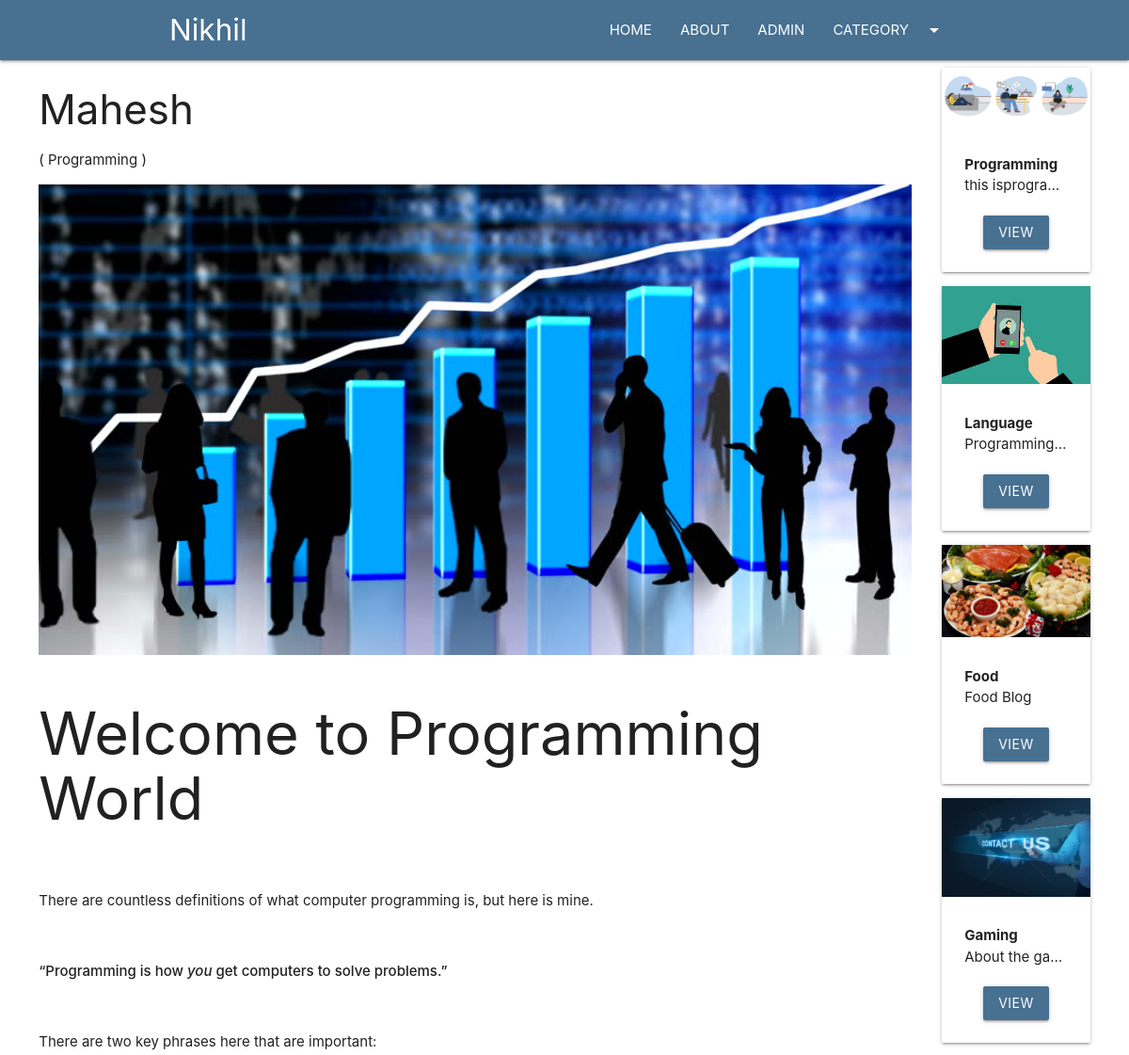
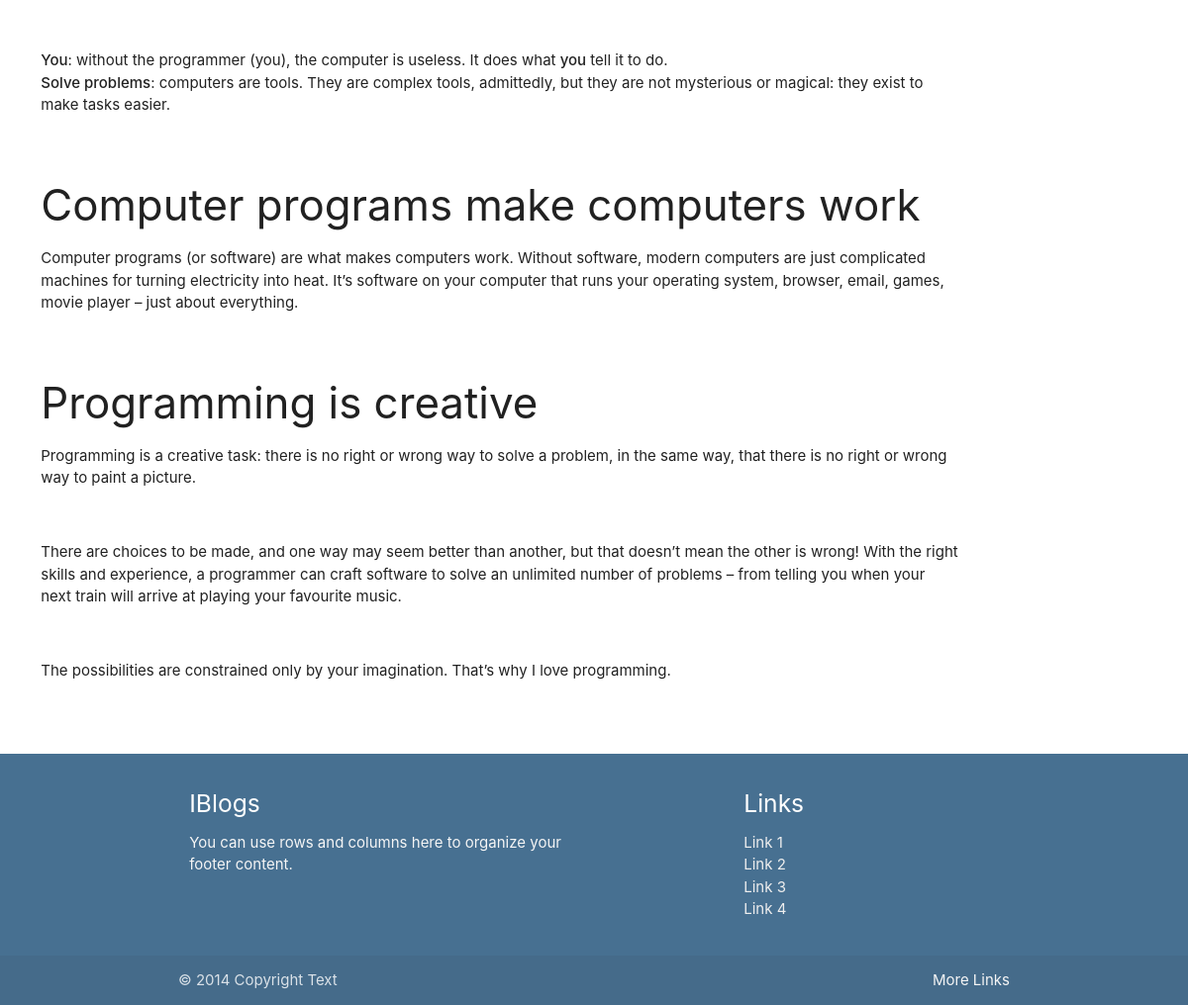
/blog/maheshbabu, run on the app's committed database (2 pictures, top to bottom).
### iblog/models.py (models this page shows, shortened)
class Post(models.Model):
    post_id = models.AutoField(primary_key=True)
    title = models.CharField(max_length=200)
    content = HTMLField()
    url = models.CharField(max_length=100)
    cat = models.ForeignKey(Category, on_delete=models.CASCADE)
    image = models.ImageField(upload_to='post/')
    def __str__(self):
        return self.title

class Category(models.Model):
    cat_id = models.AutoField(primary_key=True)
    title = models.CharField(max_length=100)
    description = models.TextField()
    url = models.CharField(max_length=100)
    image = models.ImageField(upload_to='category/')
    add_date = models.DateTimeField(auto_now_add=True, null=True)

### iblog/views.py (the view)
# urls.py: path('blog/<slug:url>', post),
def post(request, url):
    post = Post.objects.get(url=url)
    cats = Category.objects.all()
    print(post)
    return render(request, 'posts.html', {'post': post, 'cats': cats})

### templates/posts.html (shortened to what this page needs)
{%extends 'base.html' %}
{%block content%}
<div class="container-custom">
    <div class="row">
        <div class="col s12 m10">
            <h3>{{post.title}}</h3>
            <p>( {{post.cat.title}} )</p>
            <img src="/media/{{post.image}}" class="responsive-img" style="width: 100%; height: 500px; object-fit: cover"; alt="">
            <br>
            <p>
                {{post.content|safe}}
            </p>
        </div>
        <div class="col s12 m2">
            {% for cat in cats %}
            <div class="card item" style="margin-left:10px;">
                <div class="img-container">
                    <img src="/media/{{cat.image}}" class="responsive-img" alt="">
                </div>
                <div class="card-content">
                    <b>
                        {{cat.title}}
                    </b>
                    <p class="truncate">{{cat.description}}</p>
                    <div class="container center-align mt20">
                        <a href="/category/{{cat.url}}" class="btn bg-primary">VIEW</a>
                    </div>
                </div>
            </div>
            {%endfor%}
        </div>
    </div>
</div>
{%endblock%}

### templates/base.html (shortened to what this page needs)
<!DOCTYPE html>
<html lang="en">
<head>
    <link rel="stylesheet" href="https://cdnjs.cloudflare.com/ajax/libs/materialize/1.0.0/css/materialize.min.css">
    {% load static %}
    <link rel="stylesheet" href="{% static 'css/style.css'%}">
    <link rel="stylesheet" href="{% static 'css/owl.carousel.min.css'%}">
    <link rel="stylesheet" href="{% static 'css/owl.theme.default.min.css'%}">
</head>
<body>
{%include 'header.html' %}
{%block content %}
{%endblock%}
{% include 'footer.html' %}
</body>
</html>

### templates/header.html (shortened to what this page needs)
<nav class="bg-primary">
    <div class="container">
        <div class="nav-wrapper">
            <a href="/home" class="brand-logo">Nikhil</a>
            <ul class="right hide-on-med-and-down">
                <li><a href="/">HOME</a></li>
                <li><a href="/about">ABOUT</a></li>
                <li><a href="/admin">ADMIN</a></li>
                <li><a class="dropdown-trigger" href="#!" data-target="dropdown1">CATEGORY<i
                        class="material-icons right">arrow_drop_down</i></a>
                </li>
            </ul>
        </div>
    </div>
</nav>

### templates/footer.html
   <footer class="page-footer bg-primary">
          <div class="container">
            <div class="row">
              <div class="col l6 s12">
                <h5 class="white-text">IBlogs</h5>
                <p class="grey-text text-lighten-4">You can use rows and columns here to organize your footer content.</p>
              </div>
              <div class="col l4 offset-l2 s12">
                <h5 class="white-text">Links</h5>
                <ul>
                  <li><a class="grey-text text-lighten-3" href="#!">Link 1</a></li>
                  <li><a class="grey-text text-lighten-3" href="#!">Link 2</a></li>
                  <li><a class="grey-text text-lighten-3" href="#!">Link 3</a></li>
                  <li><a class="grey-text text-lighten-3" href="#!">Link 4</a></li>
                </ul>
              </div>
            </div>
          </div>
          <div class="footer-copyright">
            <div class="container">
            © 2014 Copyright Text
            <a class="grey-text text-lighten-4 right" href="#!">More Links</a>
            </div>
          </div>
        </footer>

### static/css/style.css (style rules this page uses)
.bg-primary { background:#477091!important; }
.mt20 { margin-top:20px; }
.container-custom { width:95%!important; margin:auto; }

### data on the page
Post: title "Mahesh", cat "Programming", image (picture), content "Welcome to Programming World There are countless definitions of what computer programming is, but here is mine. “Programming is how you get computers to solve problems.” There are two key phrases here that are important: You : without the programmer (you), the computer is useless. It does what you tell it to do. Solve problems : computers are tools. They are complex tools, admittedly, but they are not mysterious or magical: they exist to make tasks easier. Computer programs make computers work Computer programs (or software) are what makes computers work. Without software, modern computers are just complicated machines for turning electricity into heat. It’s software on your computer that…"
Category: image (picture), title "Programming", description "this isprogra…"
Category: image (picture), title "Language", description "Programming…"
Category: image (picture), title "Food", description "Food Blog"
Category: image (picture), title "Gaming", description "About the ga…"
